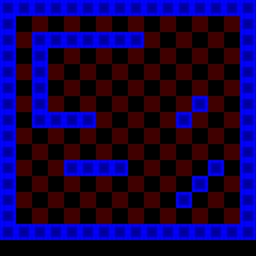

This game map was drawn from its Tiled (.tmx) file and the tilesets committed beside it. A one-line description and the trimmed map source follow:
An orthogonal 16x16 tile map with 16x16 px tiles, 2 tile layers (Background, Solids).

<map version="1.0" orientation="orthogonal" renderorder="right-down" width="16" height="16" tilewidth="16" tileheight="16" nextobjectid="7">
 <tileset firstgid="1" name="Tileset" tilewidth="16" tileheight="16">
  <image source="tileset.png" width="48" height="16" />
  <tile id="2">
   <properties>
    <property name="Solid" value="true" />
   </properties>
  </tile>
 </tileset>
 <layer name="Background" width="16" height="16">
  <data>[256 cells, 240 non-empty, 2 distinct tile ids]</data>
 </layer>
 <layer name="Solids" width="16" height="16">
  <data>[256 cells, 82 non-empty, 1 distinct tile ids]</data>
 </layer>
</map>
